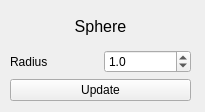
<?xml version="1.0" encoding="UTF-8"?>
<ui version="4.0">
 <class>Form</class>
 <widget class="QWidget" name="Form">
  <property name="geometry">
   <rect>
    <x>0</x>
    <y>0</y>
    <width>205</width>
    <height>112</height>
   </rect>
  </property>
  <property name="windowTitle">
   <string>Sphere parameters</string>
  </property>
  <widget class="QWidget" name="gridLayoutWidget">
   <property name="geometry">
    <rect>
     <x>10</x>
     <y>10</y>
     <width>181</width>
     <height>91</height>
    </rect>
   </property>
   <layout class="QGridLayout" name="gridLayout">
    <item row="2" column="0">
     <widget class="QLabel" name="label_3">
      <property name="text">
       <string>Radius</string>
      </property>
     </widget>
    </item>
    <item row="2" column="1">
     <widget class="QDoubleSpinBox" name="doubleSpinBox_r">
      <property name="decimals">
       <number>1</number>
      </property>
      <property name="minimum">
       <double>0.100000000000000</double>
      </property>
      <property name="maximum">
       <double>10.000000000000000</double>
      </property>
      <property name="singleStep">
       <double>0.100000000000000</double>
      </property>
      <property name="value">
       <double>1.000000000000000</double>
      </property>
     </widget>
    </item>
    <item row="3" column="0" colspan="2">
     <widget class="QPushButton" name="pushButton_update">
      <property name="text">
       <string>Update</string>
      </property>
     </widget>
    </item>
    <item row="1" column="0" colspan="2">
     <widget class="QLabel" name="label_2">
      <property name="text">
       <string>&lt;html&gt;&lt;head/&gt;&lt;body&gt;&lt;p align=&quot;center&quot;&gt;&lt;span style=&quot; font-size:12pt;&quot;&gt;Sphere&lt;/span&gt;&lt;/p&gt;&lt;/body&gt;&lt;/html&gt;</string>
      </property>
     </widget>
    </item>
   </layout>
  </widget>
 </widget>
 <resources/>
 <connections/>
</ui>
